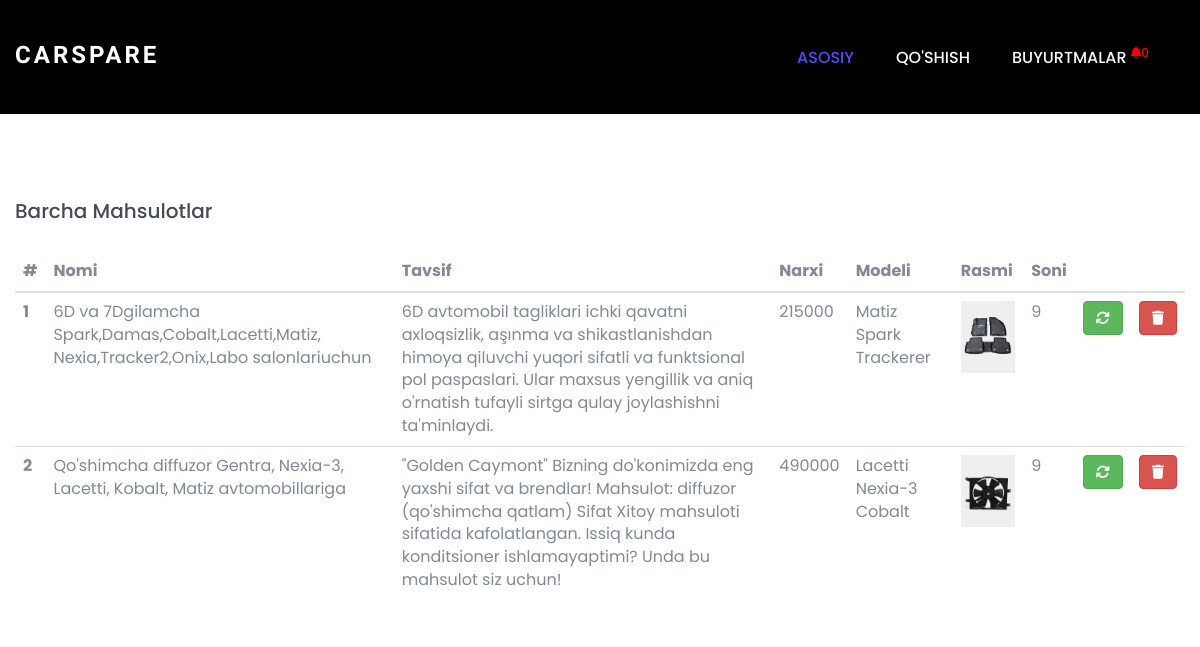
The page /panel/index.php on the database its author committed.
### tables this page shows
CREATE TABLE `products` (
  `id` int NOT NULL,
  `name` varchar(150) NOT NULL,
  `description` varchar(255) NOT NULL,
  `price` varchar(255) NOT NULL,
  `model` varchar(100) NOT NULL,
  `img` varchar(155) NOT NULL,
  `product_count` varchar(150) NOT NULL
);

### panel/index.php (the view, shortened to what this page needs)
<?php include 'inc/header.php'; ?>
<div class="container" style="margin-top: 200px;">
    <div class="row">
        <h5 style="margin-bottom: 30px;">Barcha mahsulotlar</h5>
        <table class="table" style="overflow: scroll;">
            <thead>
                <tr>
                    <th scope="col">#</th>
                    <th scope="col">Nomi</th>
                    <th scope="col">Tavsif</th>
                    <th scope="col">Narxi</th>
                    <th scope="col">Modeli</th>
                    <th scope="col">Rasmi</th>
                    <th scope="col">Soni</th>
                    <th scope="col"></th>
                    <th scope="col"></th>
                </tr>
            </thead>
            <tbody>
                <?php
                include './inc/db.php';
                $stmt = $conn->prepare("SELECT * from products ORDER BY id DESC");
                $stmt->execute();
                $products = $stmt->fetchAll();
                if (count($products) == 0) {
                    $msg = "Mahsulotlar mavjud emas";
                } else {
                    $i = 0;
                    foreach ($products as $row) {
                        $i = $i + 1;
                ?>
                        <tr>
                            <th scope="row"><?= $i; ?></th>
                            <td><?= $row['name']; ?></td>
                            <td><?= $row['description']; ?></td>
                            <td><?= $row['price']; ?></td>
                            <td><?= $row['model']; ?></td>
                            <td><img src="./products/<?= $row['img']; ?>" alt="productimg" width="70px" height="70px"></td>
                            <td><?= $row['product_count']; ?></td>
                            <td>
                                <form action="update.php" method="GET">
                                    <button class="btn btn-success" title="Buyurtmani yangilash" name="update"><i class="fa-solid fa-arrows-rotate"></i></button>
                                </form>
                            </td>
                            <td>
                                <form action="" method="POST">
                                    <button class="btn btn-danger" title="Buyurtmani o'chirish" name="delete"><i class="fa-solid fa-trash"></i></button>
                                </form>
                            </td>
                        </tr>
                <?php }
                } ?>
            </tbody>
        </table>
    </div>
</div>

### assets/css/bootsnav.css (style rules this page uses)
body { -webkit-transition: all 0.3s ease-in-out; -moz-transition: all 0.3s ease-in-out; -o-transition: all 0.3s ease-in-out; -ms-transition: all 0.3s ease-in-out; transition: all 0.3s ease-in-out; }

### assets/css/style.css (style rules this page uses)
* { padding: 0; margin: 0; }
* { -webkit-box-sizing:border-box; -moz-box-sizing:border-box; -o-box-sizing:border-box; -ms-box-sizing:border-box; box-sizing:border-box; }
body { font-family: 'Poppins', sans-serif; font-size:16px; color:#818998; text-transform:initial; max-width:1920px; margin:0 auto; overflow-x:hidden; }
h1,h2,h3,h4,h5,h6 { margin: 0; color:#444a57; font-size: 20px; font-weight: 500; text-transform: capitalize; }
img { border:none;max-width:100%; height:auto; }
select,input,textarea,button,.form-control { box-shadow:none;outline:0!important; }
button { background: transparent;border: 0;font-size: 16px;text-transform: capitalize; }
html,body { height: 100%; }

### rows shown on the page
products: name "6D va 7Dgilamcha Spark,Damas,Cobalt,Lacetti,Matiz, Nexia,Tracker2,Onix,Labo salonlariuchun", description "6D avtomobil tagliklari ichki qavatni axloqsizlik, aşınma va shikastlanishdan himoya qiluvchi yuqori sifatli va funktsional pol paspaslari. Ular maxsus yengillik va aniq o'rnatish tufayli sirtga qulay joylashishni ta'minlaydi.", price "215000", model "Matiz Spark Trackerer", img (picture), product_count "9"
products: name "Qo'shimcha diffuzor Gentra, Nexia-3, Lacetti, Kobalt, Matiz avtomobillariga", description "\"Golden Caymont\" Bizning do'konimizda eng yaxshi sifat va brendlar! Mahsulot: diffuzor (qo'shimcha qatlam) Sifat Xitoy mahsuloti sifatida kafolatlangan. Issiq kunda konditsioner ishlamayaptimi? Unda bu mahsulot siz uchun!", price "490000", model "Lacetti Nexia-3 Cobalt", img (picture), product_count "9"

### other values the page prints
$count "0"
